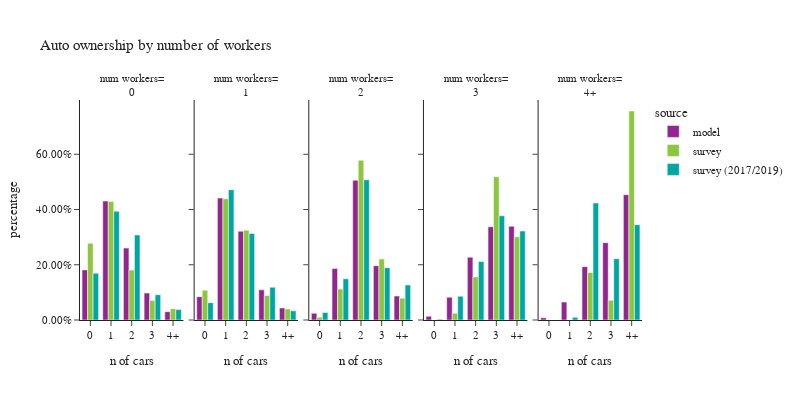

Write notebook code for a chart like this one.
### Code cell
plot_auto(hh,'num_workers_simple','number of workers','num workers')

### Figure 1 — Plotly figure (JSON) as saved in the notebook; plotly's stock layout.template omitted (floating-point values rounded to 4 significant figures)
{"data": [{"alignmentgroup": "True", "customdata": [[70229], [166766], [100791], [37737], [11673]], "hovertemplate": "source=model<br>num_workers_simple=0<br>auto_ownership_simple=%{x}<br>percentage=%{y}<br>sample count=%{customdata[0]}<extra></extra>", "legendgroup": "model", "marker": {"color": "#91268F", "pattern": {"shape": ""}}, "name": "model", "offsetgroup": "model", "orientation": "v", "showlegend": true, "textposition": "auto", "x": ["0", "1", "2", "3", "4+"], "xaxis": "x", "y": [0.1814, 0.4307, 0.2603, 0.09746, 0.03015], "yaxis": "y", "type": "bar"}, {"alignmentgroup": "True", "customdata": [[58942], [307721], [224164], [76112], [30370]], "hovertemplate": "source=model<br>num_workers_simple=1<br>auto_ownership_simple=%{x}<br>percentage=%{y}<br>sample count=%{customdata[0]}<extra></extra>", "legendgroup": "model", "marker": {"color": "#91268F", "pattern": {"shape": ""}}, "name": "model", "offsetgroup": "model", "orientation": "v", "showlegend": false, "textposition": "auto", "x": ["0", "1", "2", "3", "4+"], "xaxis": "x2", "y": [0.08453, 0.4413, 0.3215, 0.1092, 0.04355], "yaxis": "y2", "type": "bar"}, {"alignmentgroup": "True", "customdata": [[13363], [101949], [276946], [107599], [47466]], "hovertemplate": "source=model<br>num_workers_simple=2<br>auto_ownership_simple=%{x}<br>percentage=%{y}<br>sample count=%{customdata[0]}<extra></extra>", "legendgroup": "model", "marker": {"color": "#91268F", "pattern": {"shape": ""}}, "name": "model", "offsetgroup": "model", "orientation": "v", "showlegend": false, "textposition": "auto", "x": ["0", "1", "2", "3", "4+"], "xaxis": "x3", "y": [0.02442, 0.1863, 0.506, 0.1966, 0.08672], "yaxis": "y3", "type": "bar"}, {"alignmentgroup": "True", "customdata": [[748], [4606], [12664], [18793], [18890]], "hovertemplate": "source=model<br>num_workers_simple=3<br>auto_ownership_simple=%{x}<br>percentage=%{y}<br>sample count=%{customdata[0]}<extra></extra>", "legendgroup": "model", "marker": {"color": "#91268F", "pattern": {"shape": ""}}, "name": "model", "offsetgroup": "model", "orientation": "v", "showlegend": false, "textposition": "auto", "x": ["0", "1", "2", "3", "4+"], "xaxis": "x4", "y": [0.01343, 0.08269, 0.2274, 0.3374, 0.3391], "yaxis": "y4", "type": "bar"}, {"alignmentgroup": "True", "customdata": [[402], [3147], [9389], [13611], [22051]], "hovertemplate": "source=model<br>num_workers_simple=4+<br>auto_ownership_simple=%{x}<br>percentage=%{y}<br>sample count=%{customdata[0]}<extra></extra>", "legendgroup": "model", "marker": {"color": "#91268F", "pattern": {"shape": ""}}, "name": "model", "offsetgroup": "model", "orientation": "v", "showlegend": false, "textposition": "auto", "x": ["0", "1", "2", "3", "4+"], "xaxis": "x5", "y": [0.008272, 0.06475, 0.1932, 0.2801, 0.4537], "yaxis": "y5", "type": "bar"}, {"alignmentgroup": "True", "customdata": [[219], [407], [227], [75], [27]], "hovertemplate": "source=survey<br>num_workers_simple=0<br>auto_ownership_simple=%{x}<br>percentage=%{y}<br>sample count=%{customdata[0]}<extra></extra>", "legendgroup": "survey", "marker": {"color": "#8CC63E", "pattern": {"shape": ""}}, "name": "survey", "offsetgroup": "survey", "orientation": "v", "showlegend": true, "textposition": "auto", "x": ["0", "1", "2", "3", "4+"], "xaxis": "x", "y": [0.2783, 0.4294, 0.1806, 0.07074, 0.04098], "yaxis": "y", "type": "bar"}, {"alignmentgroup": "True", "customdata": [[315], [828], [297], [64], [33]], "hovertemplate": "source=survey<br>num_workers_simple=1<br>auto_ownership_simple=%{x}<br>percentage=%{y}<br>sample count=%{customdata[0]}<extra></extra>", "legendgroup": "survey", "marker": {"color": "#8CC63E", "pattern": {"shape": ""}}, "name": "survey", "offsetgroup": "survey", "orientation": "v", "showlegend": false, "textposition": "auto", "x": ["0", "1", "2", "3", "4+"], "xaxis": "x2", "y": [0.1079, 0.4386, 0.3246, 0.08875, 0.04008], "yaxis": "y2", "type": "bar"}, {"alignmentgroup": "True", "customdata": [[38], [335], [490], [100], [37]], "hovertemplate": "source=survey<br>num_workers_simple=2<br>auto_ownership_simple=%{x}<br>percentage=%{y}<br>sample count=%{customdata[0]}<extra></extra>", "legendgroup": "survey", "marker": {"color": "#8CC63E", "pattern": {"shape": ""}}, "name": "survey", "offsetgroup": "survey", "orientation": "v", "showlegend": false, "textposition": "auto", "x": ["0", "1", "2", "3", "4+"], "xaxis": "x3", "y": [0.009677, 0.112, 0.5785, 0.2208, 0.07912], "yaxis": "y3", "type": "bar"}, {"alignmentgroup": "True", "customdata": [[6], [18], [27], [13]], "hovertemplate": "source=survey<br>num_workers_simple=3<br>auto_ownership_simple=%{x}<br>percentage=%{y}<br>sample count=%{customdata[0]}<extra></extra>", "legendgroup": "survey", "marker": {"color": "#8CC63E", "pattern": {"shape": ""}}, "name": "survey", "offsetgroup": "survey", "orientation": "v", "showlegend": false, "textposition": "auto", "x": ["1", "2", "3", "4+"], "xaxis": "x4", "y": [0.02437, 0.156, 0.5186, 0.3011], "yaxis": "y4", "type": "bar"}, {"alignmentgroup": "True", "customdata": [[2], [2], [8]], "hovertemplate": "source=survey<br>num_workers_simple=4+<br>auto_ownership_simple=%{x}<br>percentage=%{y}<br>sample count=%{customdata[0]}<extra></extra>", "legendgroup": "survey", "marker": {"color": "#8CC63E", "pattern": {"shape": ""}}, "name": "survey", "offsetgroup": "survey", "orientation": "v", "showlegend": false, "textposition": "auto", "x": ["2", "3", "4+"], "xaxis": "x5", "y": [0.1719, 0.07152, 0.7566], "yaxis": "y5", "type": "bar"}, {"alignmentgroup": "True", "customdata": [[310], [537], [242], [53], [25]], "hovertemplate": "source=survey (2017/2019)<br>num_workers_simple=0<br>auto_ownership_simple=%{x}<br>percentage=%{y}<br>sample count=%{customdata[0]}<extra></extra>", "legendgroup": "survey (2017/2019)", "marker": {"color": "#00A7A0", "pattern": {"shape": ""}}, "name": "survey (2017/2019)", "offsetgroup": "survey (2017/2019)", "orientation": "v", "showlegend": true, "textposition": "auto", "x": ["0", "1", "2", "3", "4+"], "xaxis": "x", "y": [0.1694, 0.3935, 0.3077, 0.09165, 0.03783], "yaxis": "y", "type": "bar"}, {"alignmentgroup": "True", "customdata": [[598], [1646], [468], [102], [35]], "hovertemplate": "source=survey (2017/2019)<br>num_workers_simple=1<br>auto_ownership_simple=%{x}<br>percentage=%{y}<br>sample count=%{customdata[0]}<extra></extra>", "legendgroup": "survey (2017/2019)", "marker": {"color": "#00A7A0", "pattern": {"shape": ""}}, "name": "survey (2017/2019)", "offsetgroup": "survey (2017/2019)", "orientation": "v", "showlegend": false, "textposition": "auto", "x": ["0", "1", "2", "3", "4+"], "xaxis": "x2", "y": [0.0628, 0.4718, 0.3135, 0.1184, 0.03346], "yaxis": "y2", "type": "bar"}, {"alignmentgroup": "True", "customdata": [[165], [754], [911], [157], [62]], "hovertemplate": "source=survey (2017/2019)<br>num_workers_simple=2<br>auto_ownership_simple=%{x}<br>percentage=%{y}<br>sample count=%{customdata[0]}<extra></extra>", "legendgroup": "survey (2017/2019)", "marker": {"color": "#00A7A0", "pattern": {"shape": ""}}, "name": "survey (2017/2019)", "offsetgroup": "survey (2017/2019)", "orientation": "v", "showlegend": false, "textposition": "auto", "x": ["0", "1", "2", "3", "4+"], "xaxis": "x3", "y": [0.02707, 0.1493, 0.5074, 0.1894, 0.1268], "yaxis": "y3", "type": "bar"}, {"alignmentgroup": "True", "customdata": [[4], [22], [35], [31], [16]], "hovertemplate": "source=survey (2017/2019)<br>num_workers_simple=3<br>auto_ownership_simple=%{x}<br>percentage=%{y}<br>sample count=%{customdata[0]}<extra></extra>", "legendgroup": "survey (2017/2019)", "marker": {"color": "#00A7A0", "pattern": {"shape": ""}}, "name": "survey (2017/2019)", "offsetgroup": "survey (2017/2019)", "orientation": "v", "showlegend": false, "textposition": "auto", "x": ["0", "1", "2", "3", "4+"], "xaxis": "x4", "y": [0.002707, 0.08609, 0.2117, 0.3774, 0.3221], "yaxis": "y4", "type": "bar"}, {"alignmentgroup": "True", "customdata": [[1], [6], [4], [3]], "hovertemplate": "source=survey (2017/2019)<br>num_workers_simple=4+<br>auto_ownership_simple=%{x}<br>percentage=%{y}<br>sample count=%{customdata[0]}<extra></extra>", "legendgroup": "survey (2017/2019)", "marker": {"color": "#00A7A0", "pattern": {"shape": ""}}, "name": "survey (2017/2019)", "offsetgroup": "survey (2017/2019)", "orientation": "v", "showlegend": false, "textposition": "auto", "x": ["1", "2", "3", "4+"], "xaxis": "x5", "y": [0.009522, 0.4236, 0.2219, 0.345], "yaxis": "y5", "type": "bar"}], "layout": {"xaxis": {"anchor": "y", "domain": [0.0, 0.184], "title": {"text": "n of cars"}}, "yaxis": {"anchor": "x", "domain": [0.0, 1.0], "title": {"text": "percentage"}, "tickformat": ".2%"}, "xaxis2": {"anchor": "y2", "domain": [0.204, 0.388], "matches": "x", "title": {"text": "n of cars"}}, "yaxis2": {"anchor": "x2", "domain": [0.0, 1.0], "matches": "y", "showticklabels": false, "tickformat": ".2%"}, "xaxis3": {"anchor": "y3", "domain": [0.408, 0.592], "matches": "x", "title": {"text": "n of cars"}}, "yaxis3": {"anchor": "x3", "domain": [0.0, 1.0], "matches": "y", "showticklabels": false, "tickformat": ".2%"}, "xaxis4": {"anchor": "y4", "domain": [0.612, 0.796], "matches": "x", "title": {"text": "n of cars"}}, "yaxis4": {"anchor": "x4", "domain": [0.0, 1.0], "matches": "y", "showticklabels": false, "tickformat": ".2%"}, "xaxis5": {"anchor": "y5", "domain": [0.816, 1.0], "matches": "x", "title": {"text": "n of cars"}}, "yaxis5": {"anchor": "x5", "domain": [0.0, 1.0], "matches": "y", "showticklabels": false, "tickformat": ".2%"}, "annotations": [{"font": {}, "showarrow": false, "text": "num workers=<br>0", "x": 0.092, "xanchor": "center", "xref": "paper", "y": 1.0, "yanchor": "bottom", "yref": "paper"}, {"font": {}, "showarrow": false, "text": "num workers=<br>1", "x": 0.296, "xanchor": "center", "xref": "paper", "y": 1.0, "yanchor": "bottom", "yref": "paper"}, {"font": {}, "showarrow": false, "text": "num workers=<br>2", "x": 0.5, "xanchor": "center", "xref": "paper", "y": 1.0, "yanchor": "bottom", "yref": "paper"}, {"font": {}, "showarrow": false, "text": "num workers=<br>3", "x": 0.704, "xanchor": "center", "xref": "paper", "y": 1.0, "yanchor": "bottom", "yref": "paper"}, {"font": {}, "showarrow": false, "text": "num workers=<br>4+", "x": 0.908, "xanchor": "center", "xref": "paper", "y": 1.0, "yanchor": "bottom", "yref": "paper"}], "legend": {"title": {"text": "source"}, "tracegroupgap": 0}, "title": {"text": "Auto ownership by number of workers"}, "barmode": "group", "font": {"size": 11}, "height": 400, "width": 800}}
